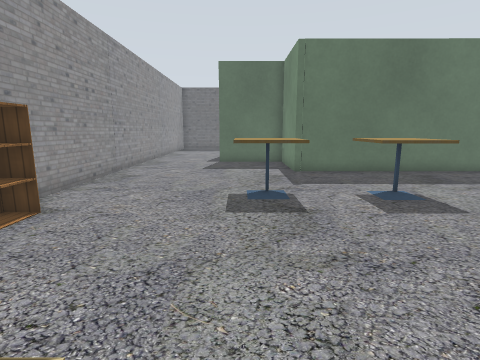
view 1 (above)

18 first-person views from a walk through a robot-simulator world made for Gazebo. The camera is 0.9 m above the floor, tilts 10° down and sees 80° across. The floor is counted in squares, 0.5 m on a side. Each view is taken from the middle of a square. On the plan, view 1 faces up. The plan holds only what a view shows up to about 16 squares ahead; the rest is blank. The place goes on beyond the plan. Robots are left out. Simple patterns stand in for the simulator's built-in surfaces. Simple shapes stand in for some stock models. Some surface patterns are stand-ins.

view 2
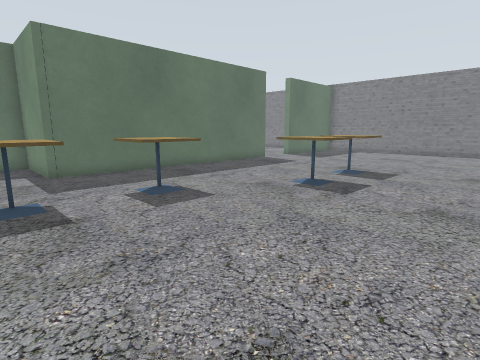

view 3
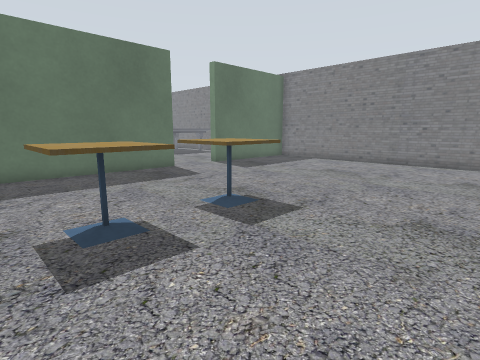

view 4
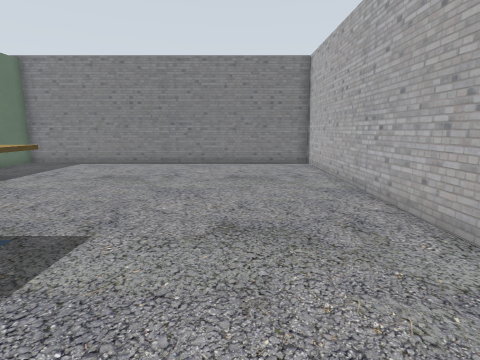

view 5
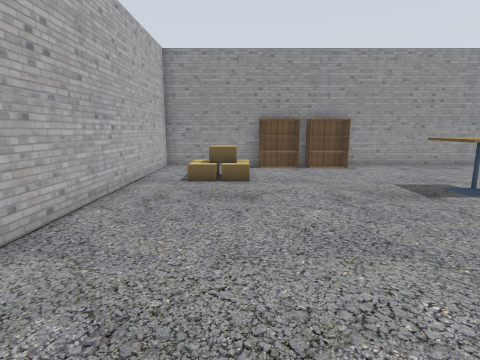

view 6
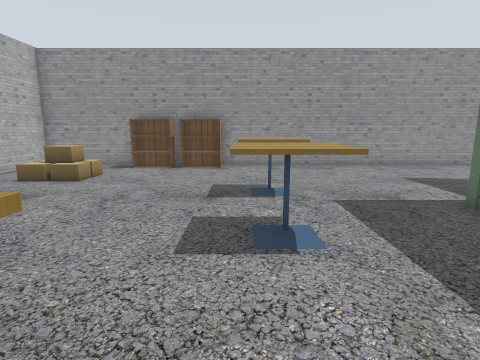

view 7
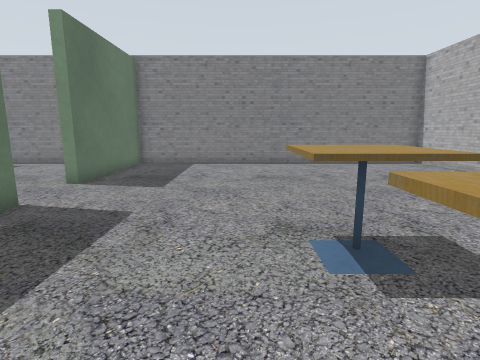

view 8
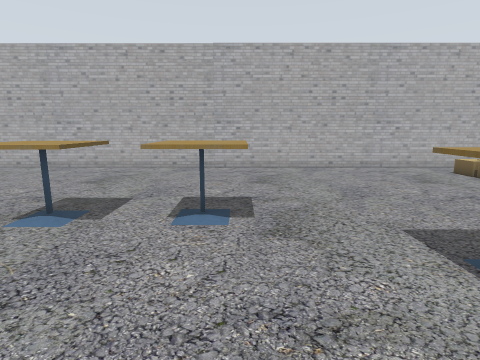

view 9
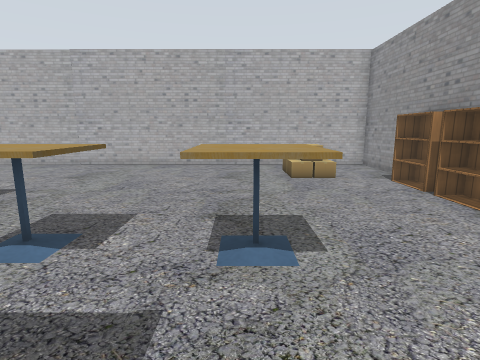

view 10
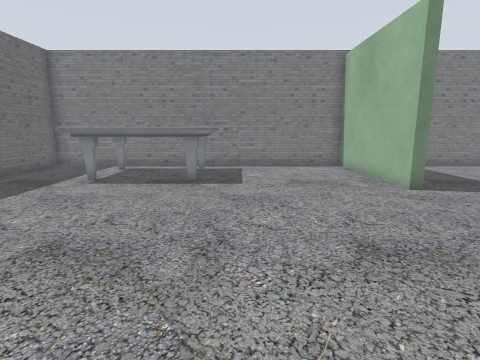

view 11
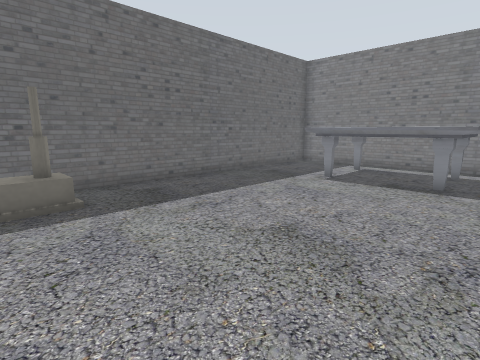

view 12
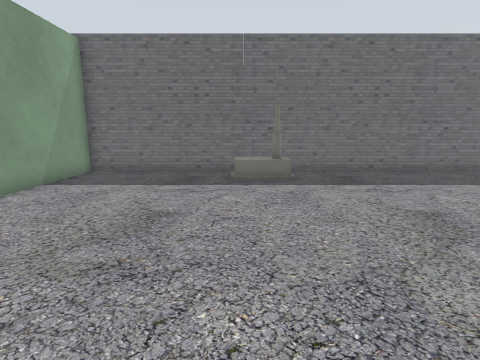

view 13
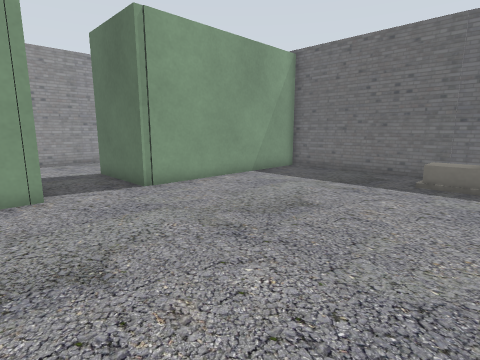

view 14
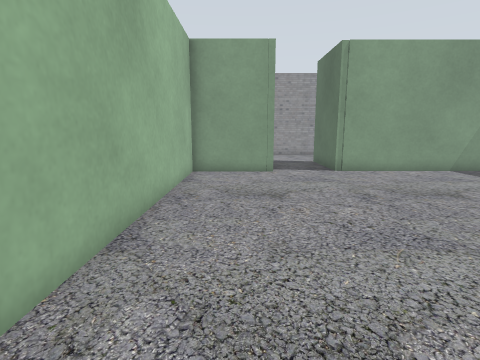

view 15
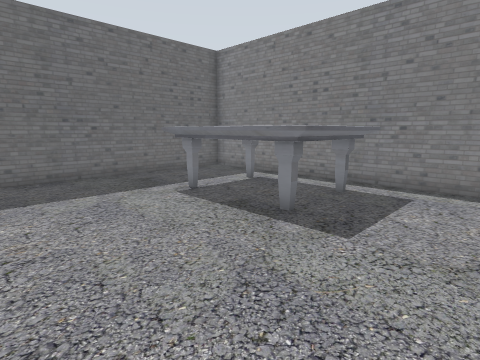

view 16
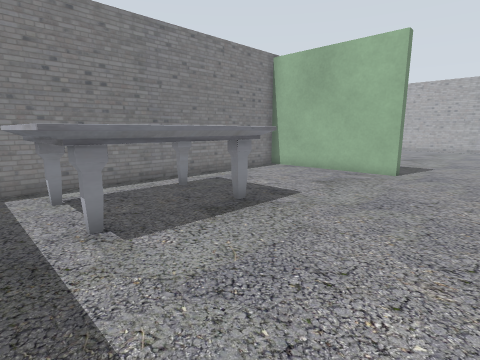

view 17
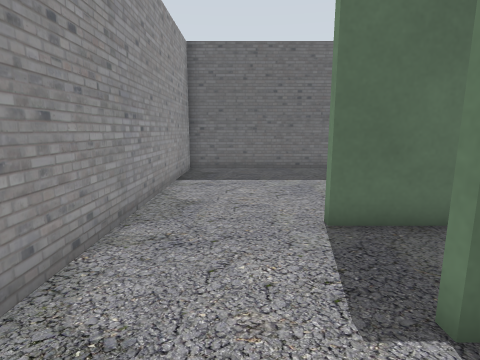

view 18
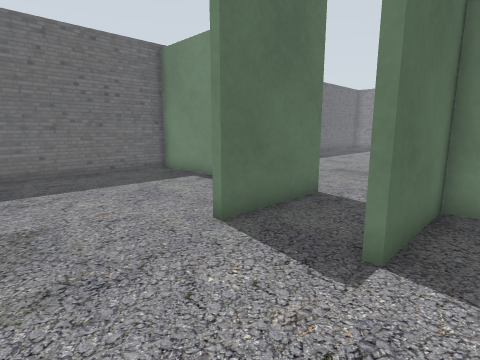

### Floor plan
Ten units are one square. View 1 is at (0, 0); x grows to the right and y downward. Boxes are objects, and circles mark ways between rooms. Rooms are numbered by the first view taken in them; rooms with no view inside come last. Other rooms are left out.
<svg viewBox="-60 -279 302 311">
<path fill="none" stroke="#000" d="M148 -124 24 -124 24 -162M27 -162 -13 -162M-53 -14 -53 27 237 27 237 -123 175 -124 175 -129M-53 -165 -53 -66M175 -129 237 -128 237 -274 25 -274 25 -192 -14 -192M25 -165 25 -129 128 -129M-53 -185 -53 -165M24 -238 24 -274 -53 -274 -53 -185"/>
<rect x="-55" y="-35" width="10" height="20" fill="#bbb"><title>bookshelf</title></rect>
<rect x="-55" y="-65" width="10" height="30" fill="#bbb"><title>bookshelf</title></rect>
<rect x="-25" y="5" width="10" height="10" fill="#bbb"><title>other object</title></rect>
<rect x="-25" y="-15" width="10" height="20" fill="#bbb"><title>cardboard box</title></rect>
<rect x="-15" y="5" width="10" height="10" fill="#bbb"><title>cardboard box</title></rect>
<rect x="-15" y="-15" width="10" height="20" fill="#bbb"><title>cardboard box</title></rect>
<rect x="-5" y="-95" width="20" height="30" fill="#bbb"><title>cafe table</title></rect>
<rect x="35" y="-85" width="20" height="20" fill="#bbb"><title>cafe table</title></rect>
<rect x="75" y="-65" width="20" height="20" fill="#bbb"><title>cafe table</title></rect>
<rect x="105" y="-65" width="30" height="20" fill="#bbb"><title>cafe table</title></rect>
<rect x="85" y="-265" width="30" height="10" fill="#bbb"><title>house</title></rect>
<rect x="185" y="-245" width="40" height="60" fill="#bbb"><title>marble table</title></rect>
<circle cx="-35" cy="-160" r="3" fill="#2a7"/>
<circle cx="160" cy="-130" r="3" fill="#2a7"/>
<circle cx="-35" cy="-190" r="3" fill="#2a7"/>
<text x="80" y="-60">1</text>
<text x="120" y="-200">2</text>
<text x="-20" y="-230">3</text>
</svg>
Room 1 opens to room 2. Room 2 opens to room 3.

Where each view was taken, in squares from view 1:
view 1: 0 up, 0 right, facing up
view 2: 0 up, 0 right, facing up-right
view 3: 0 up, 7 right, facing up-right
view 4: 1 up, 8 right, facing right
view 5: 1 up, 9 right, facing left
view 6: 7 up, 9 right, facing left
view 7: 7 up, 8 right, facing right
view 8: 11 up, 8 right, facing down
view 9: 12 up, 1 right, facing down
view 10: 18 up, 9 right, facing right
view 11: 18 up, 9 right, facing up-right
view 12: 15 up, 9 right, facing up
view 13: 15 up, 11 right, facing up-left
view 14: 15 up, 15 right, facing left
view 15: 16 up, 14 right, facing up-right
view 16: 25 up, 14 right, facing down-right
view 17: 14 up, 3 left, facing up
view 18: 15 up, 5 left, facing up-right
